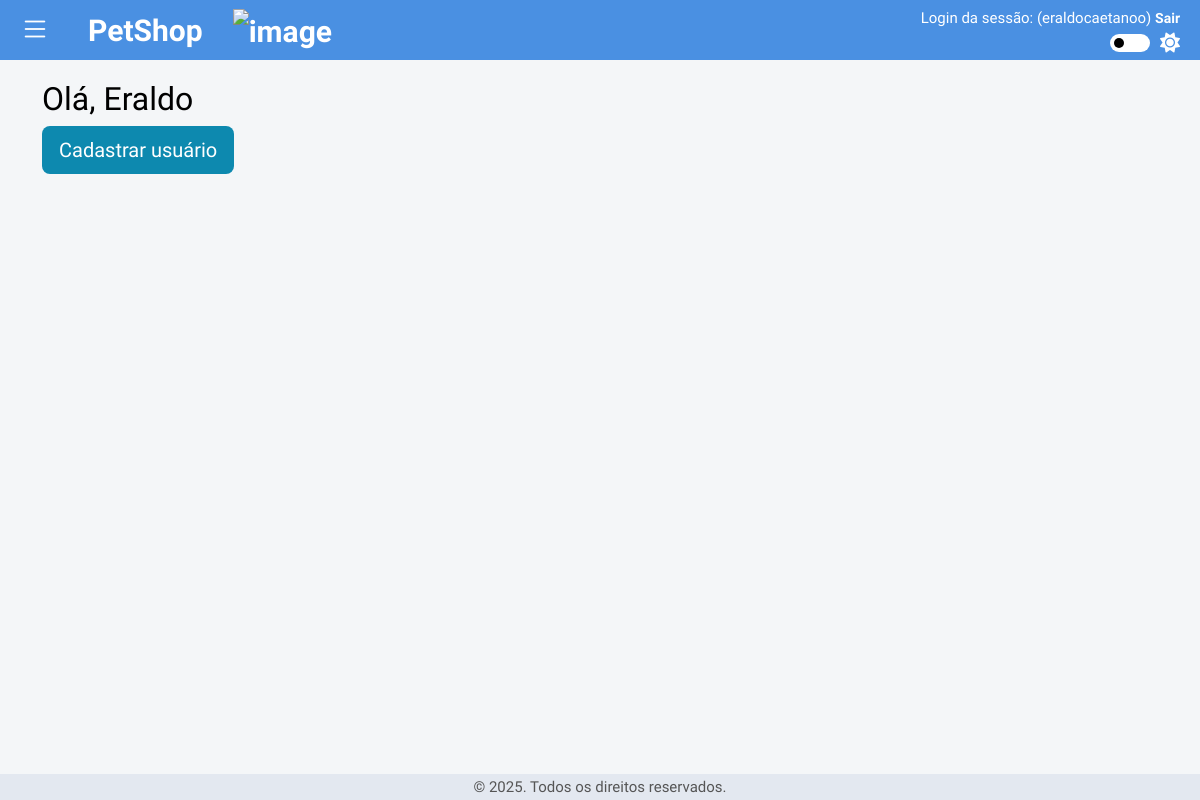
Page /master/home (signed in) on the earlier database version.
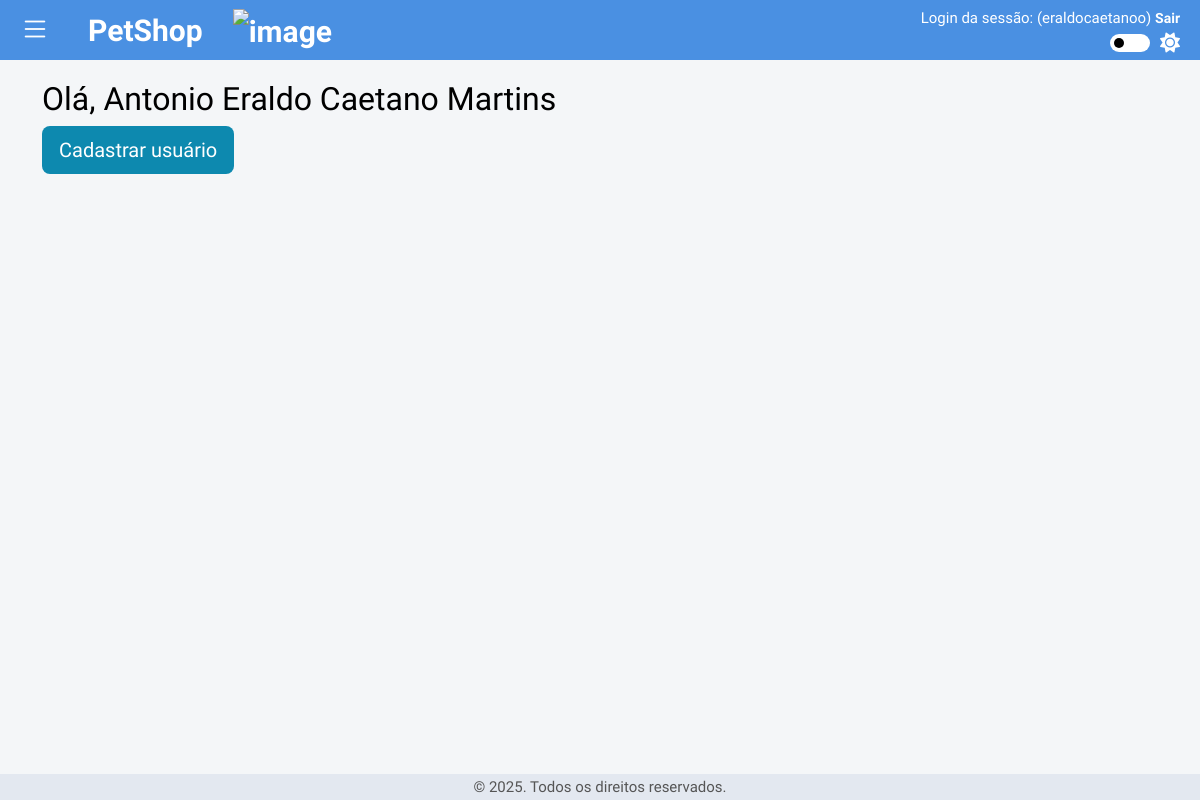
Same page on the later database version.
### models/models.py (models this page shows)
class Master(UserMixin, db.Model):
    __tablename__ = 'master'
    id = db.Column(db.Integer, primary_key=True, nullable=False)
    nome = db.Column(db.String(100), unique=True, nullable=False)
    login = db.Column(db.String(30), unique=True, nullable=False)
    senha = db.Column(db.String(), nullable=False)

### controllers/master_controller.py (the view)
@master_bp.route('/master/home')
@login_required
@tipo_usuario_requerido('master')
def master():
    return render_template('master/homeMaster.html')

### controllers/login_controller.py (called while the page is built)
@login_manager.user_loader
def user_loader(user_id):
    tipo = session.get('tipo_usuario')
    if tipo == 'master':
        return Master.query.get(int(user_id))
    elif tipo == 'usuario':
        return Usuario.query.get(int(user_id))
    return None

### extensions.py (called while the page is built)
def tipo_usuario_requerido(tipo):
    def wrapper(func):
        @wraps(func)
        def decorated_view(*args, **kwargs):
            if session.get('tipo_usuario') != tipo:
                abort(403)  # Proibido
            return func(*args, **kwargs)
        return decorated_view
    return wrapper

### templates/master/homeMaster.html (shortened to what this page needs)
<!DOCTYPE html>
<html lang="pt-BR">
<head>
    <link href="https://cdn.jsdelivr.net/npm/bootstrap@5.3.3/dist/css/bootstrap.min.css" rel="stylesheet"
>
    <link rel="stylesheet" href="https://cdn.jsdelivr.net/npm/bootstrap-icons@1.10.5/font/bootstrap-icons.css" />
    <link rel="stylesheet" href="https://cdnjs.cloudflare.com/ajax/libs/font-awesome/6.5.0/css/all.min.css">
    <link rel="stylesheet" href="../../static/styles.css">
</head>
<body>
    <header class="fixed-top" id="Header">
        <div id="container2">
            <div class="dropdown" id="menuDropdown">
                <div class="text-white" id="menuToggle" role="button">
                    <i class="bi bi-list me-2"></i>
                </div>
            </div>
            <div>PetShop</div>
            <div><img class="imgPetHouse" src="../../static/images/pet-house.png" alt="image"></div>
        </div>
        <div class="usuarioSessao">
            Login da sessão: ({{current_user.login}}) <a href="#" class="sair"
                onclick="document.getElementById('logout-form').submit();" data-bs-toggle="tooltip"
                title="Logout da sessão">Sair</a>
            <br>
            <div class="theme-toggle">
                <label class="switch" data-bs-toggle="tooltip" title="Alternar tema claro/escuro">
                    <span class="slider round"></span>
                </label>
                <i id="themeIcon" class="fas fa-sun theme-icon"></i>
            </div>
        </div>
    </header>
    <main class="container">
        <h2>Olá, {{current_user.nome}}</h2>
        <a href="{{ url_for('master_bp.cadastro_usuario') }}">
            <button class="btn btn-primary btn-lg">Cadastrar usuário</button>
        </a>
        <div class="footer">
            &copy; 2025. Todos os direitos reservados.
        </div>
    </main>
</body>
</html>

### static/styles.css (style rules this page uses)
* { margin: 0; padding: 0; box-sizing: border-box; font-family: "Quicksand", sans-serif; }
html, body { display: flex; flex-direction: column; min-height: 100vh; background-color: #f4f6f8; color: #000000; transition: 0.3s ease; }
main { flex: 1; }
.theme-toggle { padding-top: 4px; display: flex; align-items: center; gap: 10px; justify-content: flex-end; }
.theme-icon { font-size: 20px; transition: 0.3s; }
.switch { position: relative; display: inline-block; width: 40px; height: 18px; }
.slider { position: absolute; cursor: pointer; top: 0; left: 0; right: 0; bottom: 0; background-color: #ffffff; transition: 0.4s; border-radius: 34px; }
.slider:before { position: absolute; content: ""; height: 10px; width: 10px; left: 4px; bottom: 4px; background-color: #000000; transition: 0.4s; border-radius: 50%; }
.btn.btn-primary.btn-lg { background-color: rgb(13, 137, 175); border-color: transparent; }
.container { padding-top: 80px; flex-direction: column; justify-content: center; height: 100vh; background-color: transparent; }
#container2 { display: flex; gap: 30px; justify-items: center; align-items: center; }
#menuToggle i::before { display: inline-block; transition: transform 0.3s ease; }
header { position: fixed; top: 0; left: 0; padding: 15px 20px; background-color: #4a90e2; width: 100%; color: white; z-index: 1000; font-weight: bold; font-family: "Winky Sans", sans-serif; font-optical-sizing: auto; font-weight: bold; font-size: 30px; display: flex; justify-content: space-between; align-items: center; width: 100%; height: 60px; }
.imgPetHouse { height: 50px; width: 50px; }
.usuarioSessao { font-weight: normal; margin: 0; padding: 0; font-size: 15px; }
.footer { position: fixed; bottom: 0; left: 0; width: 100%; height: 26px; background-color: #e3e8f0; display: flex; align-items: center; justify-content: center; font-size: 15px; color: #555; }
.sair { font-weight: bold; font-size: 14px; color: white; text-decoration: none; }

Differences in the rows shown:
changed Master "eraldocaetanoo": nome "Eraldo" → "Antonio Eraldo Caetano Martins"
